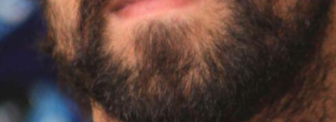
#> input picture static/bottom_1.png, 336 x 122 px, given as the content of the folder static/celebrity_whole, which was not available
$ python imgdivider.py
#> lines starting #> are read from the running program, lines starting #| are printed output that depends on the picture
import os
import random
import math
from PIL import Image
import glob


def process_batch_randomly_balanced(image_paths, output_folder):
    """
    Takes a list of images. Assigns a specific role (Top, Center, or Bottom)
    to each image such that the total count of roles is balanced.
    Saves the specific crop to the output folder.
    """
#> called with output_folder = './static/imgout'

    # 1. Setup Output Directory
    if not os.path.exists(output_folder):
        os.makedirs(output_folder)
        print(f"Created folder: {output_folder}")

    # 2. Create the "Deck" of assignments to ensure balance
    num_images = len(image_paths)
    if num_images == 0:
        print("No images provided.")
        return

    # Calculate how many of each we need (e.g., 15 images -> 5 of each)
    base_count = num_images // 3
    remainder = num_images % 3

    # Create the pool: ['top', 'top'..., 'center', 'center'..., 'bottom', 'bottom'...]
    assignments = []
    assignments.extend(['top'] * base_count)
    assignments.extend(['center'] * base_count)
    assignments.extend(['bottom'] * base_count)

    # Handle remainders randomly if total isn't divisible by 3
    remainder_choices = ['top', 'center', 'bottom']
    # Shuffle choices to pick random extras
    random.shuffle(remainder_choices)
    for i in range(remainder):
        assignments.append(remainder_choices[i])

    # 3. Shuffle the assignments
    # This ensures Image 1 doesn't always get 'top'.
    # The distribution remains balanced, but the order is random.
    random.shuffle(assignments)

    # Counters for naming files (top_1, top_2, etc.)
    counters = {
        'top': 1,
        'center': 1,
        'bottom': 1
    }

    print(f"Processing {num_images} images with balanced distribution...")
    print(
        f"Target: {assignments.count('top')} Tops, {assignments.count('center')} Centers, {assignments.count('bottom')} Bottoms.\n")

    # 4. Process each image according to its assigned role
    for i, img_path in enumerate(image_paths):
        role = assignments[i]

        if not os.path.exists(img_path):
            print(f"Skipping missing file: {img_path}")
            continue

        try:
            with Image.open(img_path) as img:
#> img is the input picture: PIL image 336x122 RGBA; mean R, G, B, A 84.2, 61.7, 55.7, 255
                width, height = img.size
#> width = 336; height = 122

                # Calculate slice height
                slice_height = height // 3
#> slice_height = 40

                # Define crop box (left, top, right, bottom)
                if role == 'top':
                    crop_box = (0, 0, width, slice_height)
#> crop_box = (0, 0, 336, 40)
                elif role == 'center':
                    crop_box = (0, slice_height, width, slice_height * 2)
                elif role == 'bottom':
                    # Go to the very edge to handle rounding errors
                    crop_box = (0, slice_height * 2, width, height)

                # Crop
                cropped_img = img.crop(crop_box)
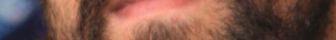
#> cropped_img: PIL image 336x40 RGBA; mean R, G, B, A 123.3, 85.6, 74.5, 255

                # Generate Output Filename
                # Get original extension or default to .jpg
                _, ext = os.path.splitext(img_path)
                if not ext: ext = ".jpg"

                # Naming: role + counter (e.g., top_1.jpg)
                new_filename = f"{role}_{counters[role]}{ext}"
                save_path = os.path.join(output_folder, new_filename)

                cropped_img.save(save_path)

                # Increment counter for that specific role
                counters[role] += 1

                print(
                    f"[{i + 1}/{num_images}] '{os.path.basename(img_path)}' -> assigned '{role}' -> Saved as {new_filename}")

        except Exception as e:
            print(f"Error processing {img_path}: {e}")

    print("\nDone! Images saved.")


# --- Usage Example ---
if __name__ == "__main__":

    # 1. Define Output Path
    out_dir = "./static/imgout"

    # 2. Define Input (Simulating an array of files)
    # In a real scenario, you might use: glob.glob("folder/*.jpg")

    # Let's create dummy files for demonstration so you can run this immediately
    input_files_list = glob.glob("static/celebrity_whole/*.png")
    #print(f"Input files: {input_files_list}")


    process_batch_randomly_balanced(input_files_list, out_dir)

$ run again, on static/bottom_2.png
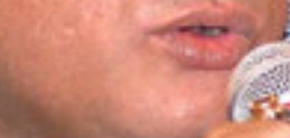
#> input picture static/bottom_2.png, 290 x 138 px, given as the content of the folder static/celebrity_whole, which was not available
#> in process_batch_randomly_balanced, img is the input picture: PIL image 290x138 RGBA; mean R, G, B, A 204, 135.9, 120.4, 255
#> in process_batch_randomly_balanced, `cropped_img = img.crop(crop_box)`:
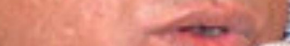
#> cropped_img: PIL image 290x46 RGBA; mean R, G, B, A 211.4, 133.7, 119.1, 255

$ run again, on static/bottom_3.png
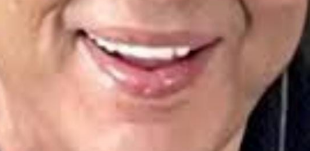
#> input picture static/bottom_3.png, 310 x 151 px, given as the content of the folder static/celebrity_whole, which was not available
#> in process_batch_randomly_balanced, img is the input picture: PIL image 310x151 RGBA; mean R, G, B, A 179.3, 131.6, 119.4, 255
#> in process_batch_randomly_balanced, `cropped_img = img.crop(crop_box)`:
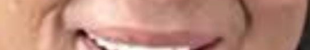
#> cropped_img: PIL image 310x50 RGBA; mean R, G, B, A 186, 138.2, 122.6, 255
